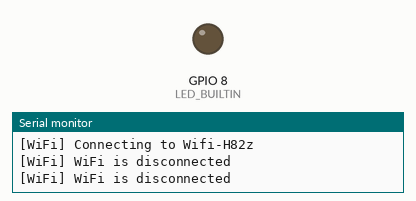
Recording of a sketch running on a simulated ESP32-C6. On the bench: output pins drawn as LEDs (lit = HIGH), the last lines printed to the serial monitor. Dashed ring = blinking. WiFi joins after 1.5 s; servers stay silent unless stated; no MQTT or app messages arrive unless stated. At 21.7 s the program puts the board to deep sleep or switches it off; the recording ends there.

Above: at 0.7 s.
At 4.0 s:
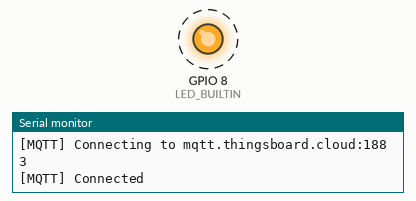
Timing chart, 0 to 4.6 s (numbered marks = the images above):
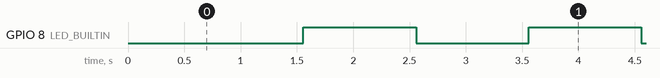

The sketch:

smart-shelf.ino
```cpp
/*

  Title: SMART Bin
  Author: Jon Hammond
  Description: POC Software for ESP32-C6 SMART Bin

*/
#include <WiFi.h>
#include <PubSubClient.h>
#include <ArduinoJson.h>
#include "esp_sleep.h"

static const char* WIFI_SSID = "Wifi-H82z";
static const char* WIFI_PASSWORD = "Owen1028";

// ThingsBoard (change to your host)
static const char* TB_HOST = "mqtt.thingsboard.cloud";
static const uint16_t TB_PORT = 1883;

// Device access token from ThingsBoard (used as MQTT username)
static const char* TB_TOKEN = "Cpsac09J548g0CStGxxO";

// Sleep interval (seconds)
static uint32_t SLEEP_SECONDS = 300;

// ThingsBoard topics
static const char* TOPIC_TELEMETRY = "v1/devices/me/telemetry";

WiFiClient wifiClient;
PubSubClient mqttClient(wifiClient);

static void connectWifi() {
  Serial.println();
  Serial.print("[WiFi] Connecting to ");
  Serial.println(WIFI_SSID);

  WiFi.setAutoReconnect(false);

  WiFi.begin(WIFI_SSID, WIFI_PASSWORD);

  // Will try for about 10 seconds (20x 500ms)
  int tryDelay = 500;
  int numberOfTries = 20;

  // Wait for the WiFi event
  while (true) {
    switch (WiFi.status()) {
      case WL_NO_SSID_AVAIL: Serial.println("[WiFi] SSID not found"); break;
      case WL_CONNECT_FAILED:
        Serial.print("[WiFi] Failed - WiFi not connected! Reason: ");
        return;
        break;
      case WL_CONNECTION_LOST: Serial.println("[WiFi] Connection was lost"); break;
      case WL_SCAN_COMPLETED: Serial.println("[WiFi] Scan is completed"); break;
      case WL_DISCONNECTED: Serial.println("[WiFi] WiFi is disconnected"); break;
      case WL_CONNECTED:
        Serial.println("[WiFi] WiFi is connected!");
        Serial.print("[WiFi] IP address: ");
        Serial.println(WiFi.localIP());
        return;
        break;
      default:
        Serial.print("[WiFi] WiFi Status: ");
        Serial.println(WiFi.status());
        break;
    }

    delay(tryDelay);

    if (numberOfTries <= 0) {
      Serial.print("[WiFi] Failed to connect to WiFi!");
      // Use disconnect function to force stop trying to connect
      WiFi.disconnect();
      return;
    } else {
      numberOfTries--;
    }
  }
}

static bool connectMqtt() {
  mqttClient.setServer(TB_HOST, TB_PORT);

  int maxTries = 5;
  while (!mqttClient.connected() && maxTries > 0) {
    String clientId = "esp32-" + String((uint32_t)(ESP.getEfuseMac() & 0xFFFFFFFF), HEX);

    Serial.print("[MQTT] Connecting to ");
    Serial.print(TB_HOST);
    Serial.print(":");
    Serial.println(TB_PORT);

    if (mqttClient.connect(clientId.c_str(), TB_TOKEN, nullptr)) {
      Serial.println("[MQTT] Connected");
      return true;
    }

    Serial.print("[MQTT] Connect failed, rc=");
    Serial.println(mqttClient.state());
    delay(1000);
    maxTries--;
  }

  return false;
}

static bool publishJson(const char* topic, const JsonDocument& doc) {
  char payload[512];
  size_t n = serializeJson(doc, payload, sizeof(payload));
  if (n == 0) return false;
  return mqttClient.publish(topic, payload, n);
}

static void publishStatusAndTelemetry() {
  // --- Telemetry JSON ---
  StaticJsonDocument<512> tele;
  tele["rssi"] = WiFi.RSSI();
  tele["ip"] = WiFi.localIP().toString();

  // esp_sleep_wakeup_cause_t cause = esp_sleep_get_wakeup_cause();
  // tele["wake"] = wakeupCauseToString(cause);

  // Uptime in ms since boot (this wake cycle)
  tele["uptimeMs"] = (uint32_t)millis();

  // Example: fake sensor value placeholder (replace with your sensor read)
  // e.g. from I2C/BME280/DHT/etc.
  tele["TempC"] = 23.5;
  tele["HumPct"] = 55.0;

  publishJson(TOPIC_TELEMETRY, tele);
}

static void goToDeepSleep(uint32_t sleepSeconds) {
  // Clean shutdown of network stack for lower sleep current
  if (mqttClient.connected()) {
    mqttClient.disconnect();
    delay(50);
  }

  WiFi.disconnect(true);
  WiFi.mode(WIFI_OFF);
  delay(50);

  // Configure wakeup timer (microseconds)
  uint64_t sleepUs = (uint64_t)sleepSeconds * 1000000ULL;
  esp_sleep_enable_timer_wakeup(sleepUs);

  // Enter deep sleep
  esp_deep_sleep_start();
}

static void flashLED() {
  digitalWrite(LED_BUILTIN, HIGH);

  delay(1000);

  digitalWrite(LED_BUILTIN, LOW);

  delay(1000);
}

void setup() {
  Serial.begin(115200);

  pinMode(LED_BUILTIN, OUTPUT);

  // LED to show active

  connectWifi();

  if (connectMqtt()) {
    publishStatusAndTelemetry();
  }

  for (int i = 0; i < 10; i++) {
    flashLED();
  }

  goToDeepSleep(SLEEP_SECONDS);
}

void loop() {}
```

Measured:
- by itself, GPIO 8 (LED_BUILTIN): alternates HIGH for 1.0 s and LOW for 1.0 s
